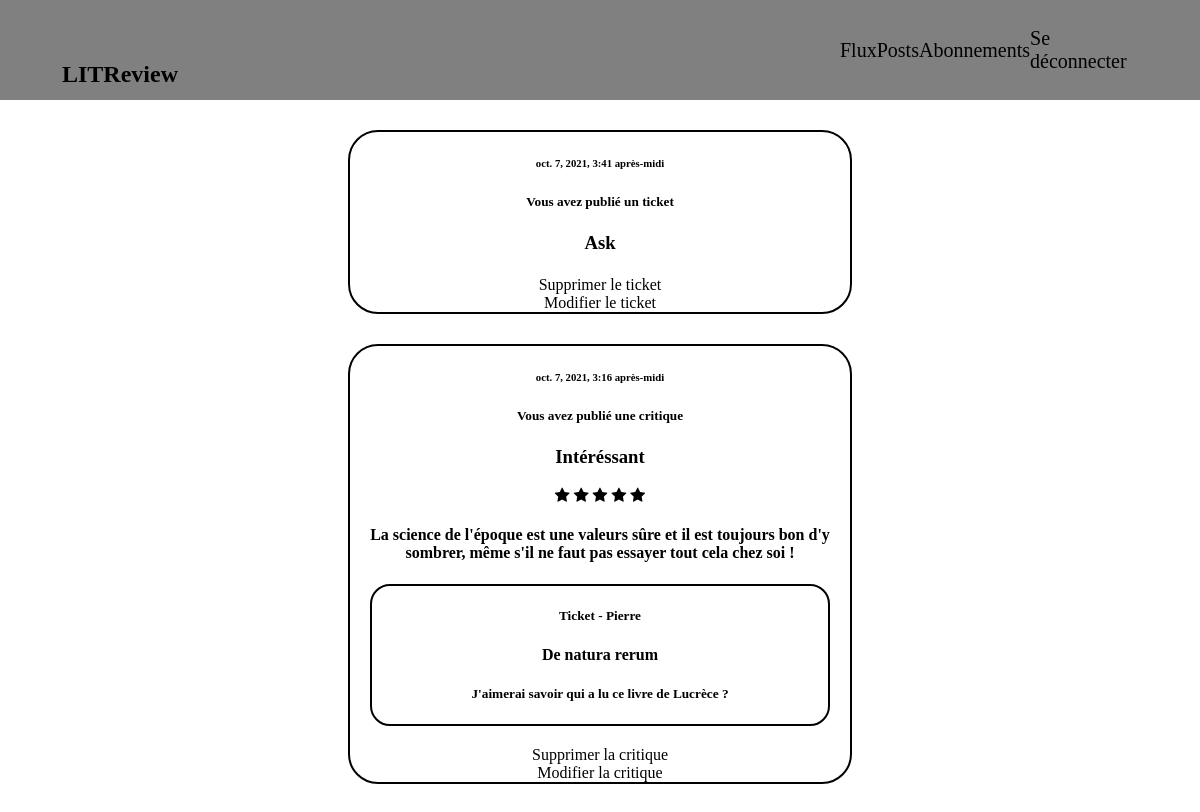
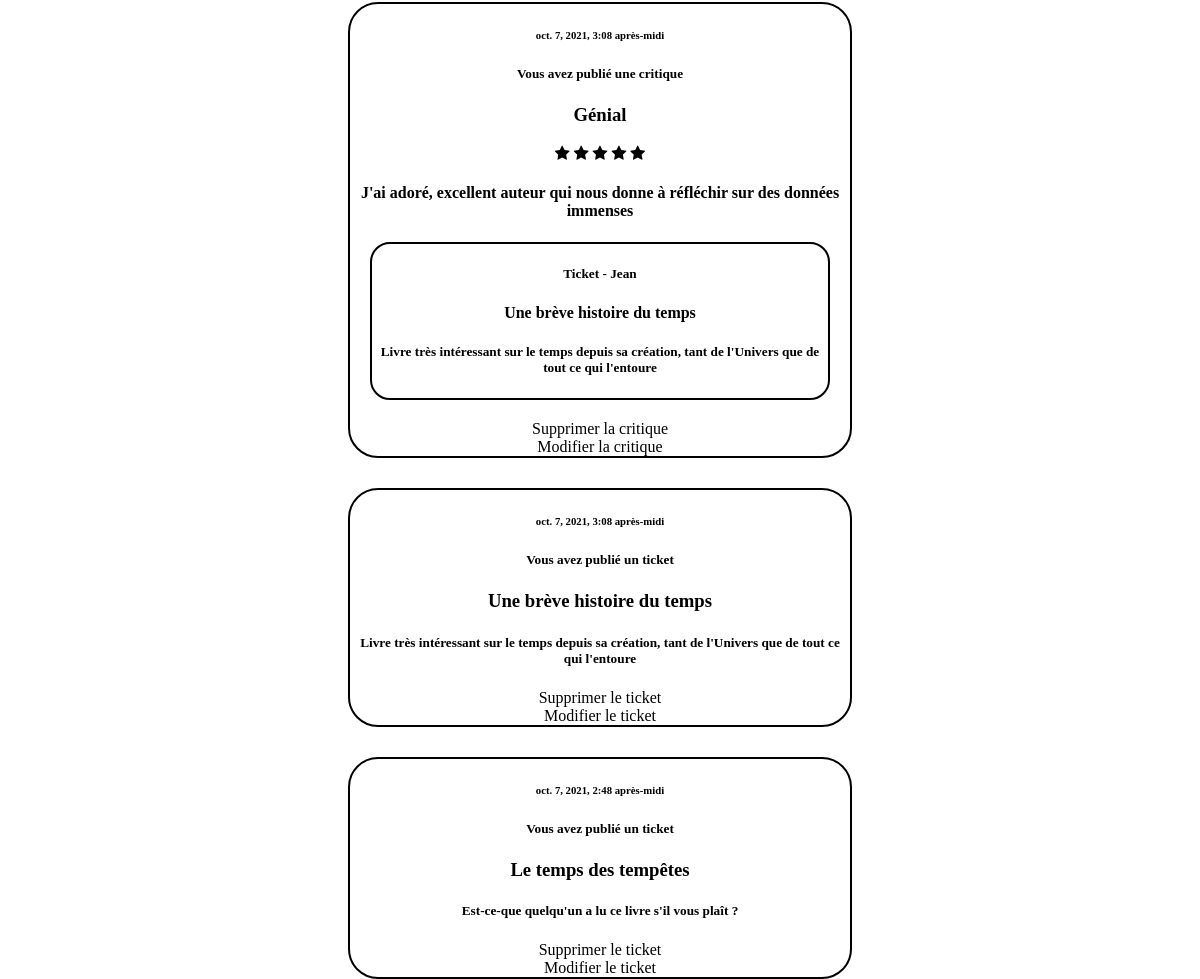
The app's page /posts/ (signed in) with its own data (2 pictures, top to bottom).
### posts/models.py (models this page shows, shortened)
class Ticket(models.Model):
    title = models.CharField(max_length=128)
    description = models.TextField(max_length=2048, blank=True)
    user = models.ForeignKey(to=settings.AUTH_USER_MODEL,
                             on_delete=models.CASCADE)
    image = models.ImageField(null=True, blank=True)
    time_created = models.DateTimeField(auto_now_add=True)

class Review(models.Model):
    ticket = models.ForeignKey(to=Ticket, on_delete=models.CASCADE)
    rating = models.PositiveSmallIntegerField(
        validators=[MinValueValidator(0), MaxValueValidator(5)])
    headline = models.CharField(max_length=128)
    body = models.CharField(max_length=8192, blank=True)
    user = models.ForeignKey(
        to=settings.AUTH_USER_MODEL, on_delete=models.CASCADE)
    time_created = models.DateTimeField(auto_now_add=True)

### posts/views.py (the view)
# urls.py: path('posts/', login_required(CriticsMyHome.as_view(),
class CriticsMyHome(ListView):
    model = Ticket
    context_object_name = "posts"
    template_name = 'posts/mypost.html'
    def get_queryset(self):
        all_tickets = Ticket.objects.all()
        tickets = Ticket.objects.filter(user_id=self.request.user.id)
        reviews = Review.objects.filter(user_id=self.request.user.id)
        users = User.objects.all()
        for review in reviews:
            for ticket in all_tickets:
                if ticket.id == review.ticket_id:
                    review.ticket = ticket
        for review in reviews:
            review.username = self.request.user.username
        for ticket in tickets:
            ticket.username = self.request.user.username
        for user in users:
            for review in reviews:
                if review.ticket.user_id == user.id:
                    review.ticket.username = user.username
        result_list = sorted(
            chain(tickets, reviews),
            key=lambda instance: instance.time_created, reverse=True)
        return result_list

### posts/templates/posts/mypost.html (shortened to what this page needs)
{% extends 'base.html' %}
{% block content %}
{% load static %}
<link rel="stylesheet" href="{% static 'css/style_ticket_list.css' %}">
    <div id = 'flux'>
    {% if posts %}
        {% for post in posts %}
            {% if post.headline != None %}
                <div class = 'review'>
                    <div>
                            <h6>{{post.time_created}}</h6>
                            {% if user.id == post.user_id %}
                                <h5>Vous avez publié une critique</h5>
                            {% endif %}
                                    <h3>{{post.headline}}</h3>
                                    <link rel="stylesheet" href="https://cdnjs.cloudflare.com/ajax/libs/font-awesome/4.7.0/css/font-awesome.min.css">
                                    {% for x in ""|ljust:post.rating %}
                                        {% if forloop.counter0 <= post.rating %}
                                            <span class="fa fa-star"></span>
                                        {% endif %}
                                    {% endfor %}
                                    <h4>{{post.body}}</h4>
                    </div>
                    <div class ='ticket_in'>
                        <h5>Ticket - {{post.ticket.username}}</h5>
                        <h4>{{post.ticket.title}}</h4>
                        <h5>{{post.ticket.description}}</h5>
                    </div>
                    <a href="review/delete/{{post.id}}">Supprimer la critique</a>
                    <br>
                    <a href="/create_review/{{post.ticket.id}}/{{post.id}}">Modifier la critique</a>
                </div>
            {% else %}
                    <div class = 'ticket'>
                        <article>
                            <h6>{{ post.time_created }}</h6>
                            {% if user.username == post.user.username %}
                            <h5>Vous avez publié un ticket</h5>
                            <h3>{{ post.title}}</h3>
                            <h5>{{ post.description }}</h5>
                            <a href="ticket/delete/{{post.id}}">Supprimer le ticket</a>
                            <br>
                            <a href="/create_ticket/{{post.id}}">Modifier le ticket</a>
                            {% endif %}
                        </article>
                    </div>
            {% endif %}
        {% endfor %}
    {% endif %}
    </div>
{% endblock %}

### posts/static/css/base.css (style rules this page uses)
html { margin : 0; }
body { margin : 0; }
a:link { color : black; background-color: transparent; text-decoration: none; }

### posts/static/css/style_ticket_list.css (style rules this page uses)
#flux { text-align: center; display : flex; flex-direction : column; align-items: center; justify-content: center; }
.review, .ticket { border : solid 2px black; width : 500px; margin-top : 30px; border-radius : 30px; }
.ticket_in { border : solid 2px black; margin-top : 20px; border-radius : 20px; margin : 20px; }

### records on screen
Ticket: time_created "oct. 7, 2021, 3:41 après-midi", title "Ask"
Review: time_created "oct. 7, 2021, 3:16 après-midi", shows "Vous avez publié une critique", headline "Intéréssant", rating 5 (drawn), body "La science de l'époque est une valeurs sûre et il est toujours bon d'y sombrer, même s'il ne faut pas essayer tout cela chez soi !", ticket.username "Pierre", ticket "De natura rerum", ticket.description "J'aimerai savoir qui a lu ce livre de Lucrèce ?"
Review: time_created "oct. 7, 2021, 3:08 après-midi", shows "Vous avez publié une critique", headline "Génial", rating 5 (drawn), body "J'ai adoré, excellent auteur qui nous donne à réfléchir sur des données immenses", ticket.username "Jean", ticket "Une brève histoire du temps", ticket.description "Livre très intéressant sur le temps depuis sa création, tant de l'Univers que de tout ce qui l'entoure"
Ticket: time_created "oct. 7, 2021, 3:08 après-midi", title "Une brève histoire du temps", description "Livre très intéressant sur le temps depuis sa création, tant de l'Univers que de tout ce qui l'entoure"
Ticket: time_created "oct. 7, 2021, 2:48 après-midi", title "Le temps des tempêtes", description "Est-ce-que quelqu'un a lu ce livre s'il vous plaît ?"
